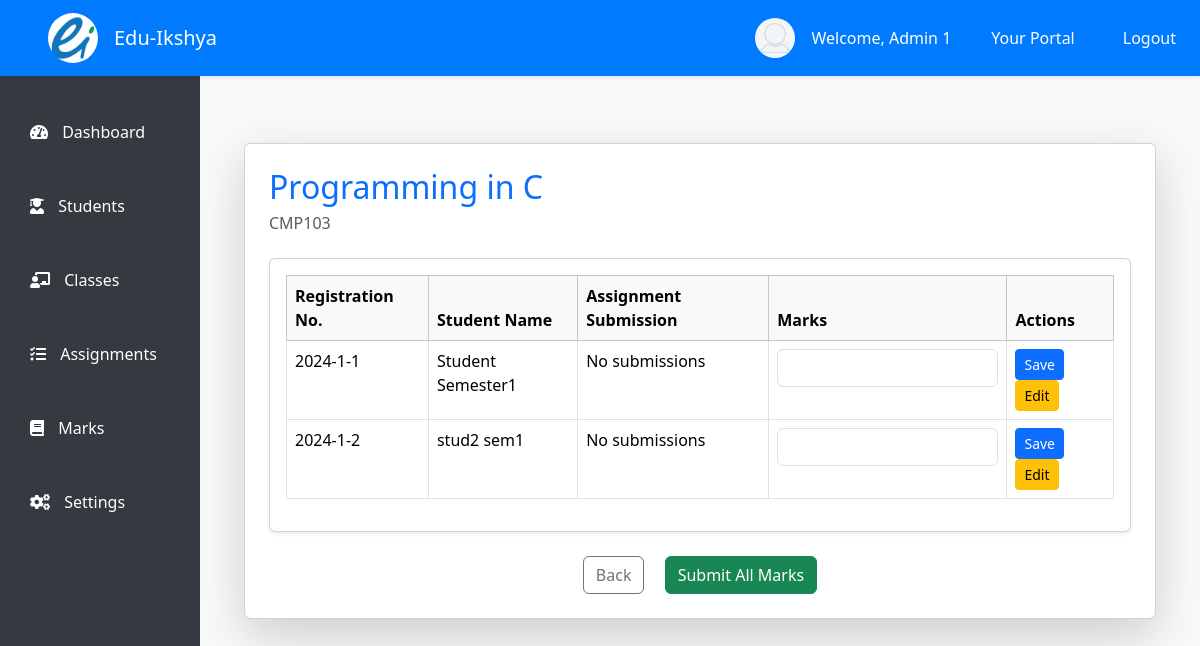
Page /marks/CMP103/BCoE/1/ (signed in) on the earlier database version.
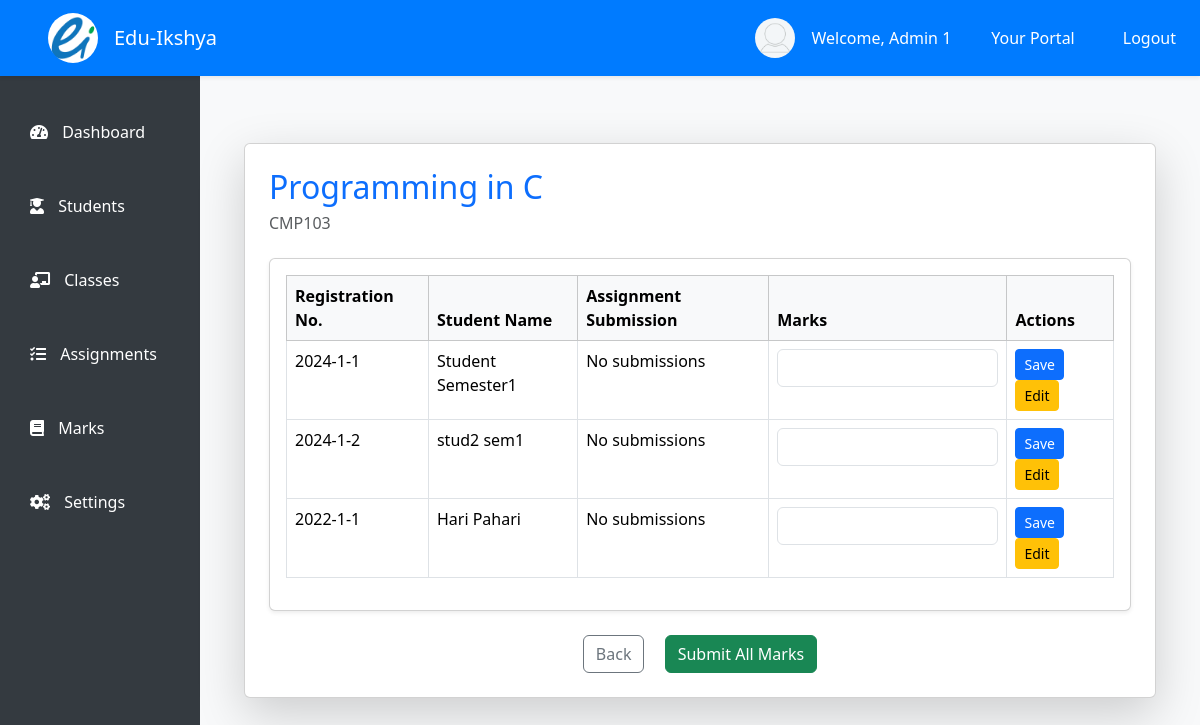
Same page on the later database version.
### student/models.py (models this page shows, shortened)
class Student(models.Model):
    registration_number = models.CharField(max_length=30, unique=True, editable=False)
    first_name = models.CharField(max_length=50)
    middle_name = models.CharField(max_length=50, null=True, blank=True)
    last_name = models.CharField(max_length=100)
    batch_year = models.CharField(max_length=4)
    gender = models.CharField(max_length=1, choices=[('M', 'Male'), ('F', 'Female'), ('O', 'Other')])
    date_of_birth = models.DateField()
    email = models.EmailField(blank=True, null=True)
    program = models.ForeignKey(Program, on_delete=models.CASCADE)
    semester = models.ForeignKey(Semester, on_delete=models.RESTRICT)
    user = models.OneToOneField(User, on_delete=models.RESTRICT, null=True, blank=True)

### student/views.py (the view, shortened to what this page needs)
# urls.py: path('marks/<str:course_id>/<str:program_id>/<str:semester_id>/', views.marking_page, name='marking_page'),
@login_required
def marking_page(request, program_id, course_id, semester_id):
    course = get_object_or_404(Course, course_id=course_id)
    program = get_object_or_404(Program, program_id=program_id)
    semester = get_object_or_404(Semester, semester_id=semester_id)
    program_course = get_object_or_404(ProgramCourse, program=program, course=course, semester=semester)
    students = Student.objects.filter(
        program=program,
        semester=semester
    ).distinct()
    return render(request, 'staff/marking_page.html', {
        'course': course,
        'students': students,
        'program_course': program_course,
    })

### templates/staff/marking_page.html (shortened to what this page needs)
<!DOCTYPE html>
{% extends 'staff/index.html' %}
{% load static %}
{% block marking_page %}
<div class="container mt-5">
    <div class="card shadow-lg p-4">
        <div class="row g-4 mb-3">
            <div class="col-md-6">
                <h2 class="text-primary">{{ course.course_name }}</h2>
                <h6 class="text-muted">{{ course.course_id }}</h6>
            </div>
        </div>
        <form method="POST">
            <div class="card shadow-sm mb-4">
                <div class="card-body">
                    <table class="table table-bordered table-hover">
                        <thead class="table-light">
                            <tr>
                                <th>Registration No.</th>
                                <th>Student Name</th>
                                <th>Assignment Submission</th>
                                <th>Marks</th>
                                <th>Actions</th>
                            </tr>
                        </thead>
                        <tbody>
                            {% for student in students %}
                            <tr>
                                <td>{{ student.registration_number }}</td>
                                <td>{{ student.first_name }} {{ student.last_name }}</td>
                                <td>
                                    {% for submission in student.submissions.all %}
                                        <p class="mb-0">
                                            {{ submission.assignment.title }} - Submitted on {{ submission.submitted_at|date:"d M Y" }}
                                        </p>
                                    {% empty %}
                                        <p>No submissions</p>
                                    {% endfor %}
                                </td>
                                <td>
                                    <input type="number" name="marks_{{ student.id }}" class="form-control" value="{{ student.marks|default_if_none:'' }}" step="0.01">
                                </td>
                                <td>
                                    <button type="submit" name="save_{{ student.id }}" class="btn btn-sm btn-primary">Save</button>
                                    <button type="button" class="btn btn-sm btn-warning">Edit</button>
                                </td>
                            </tr>
                            {% endfor %}
                        </tbody>
                    </table>
                </div>
            </div>
            <div class="text-center">
                <a class="btn btn-outline-secondary mx-2" href="{% url 'students:marks_dashboard' pk=user.pk %}">Back</a>
                <button type="submit" name="submit_all" class="btn btn-success mx-2">Submit All Marks</button>
            </div>
        </form>
    </div>
</div>
{% endblock %}

Differences in the rows shown:
added Student: registration_number "2022-1-1", first_name "Hari", last_name "Pahari"
